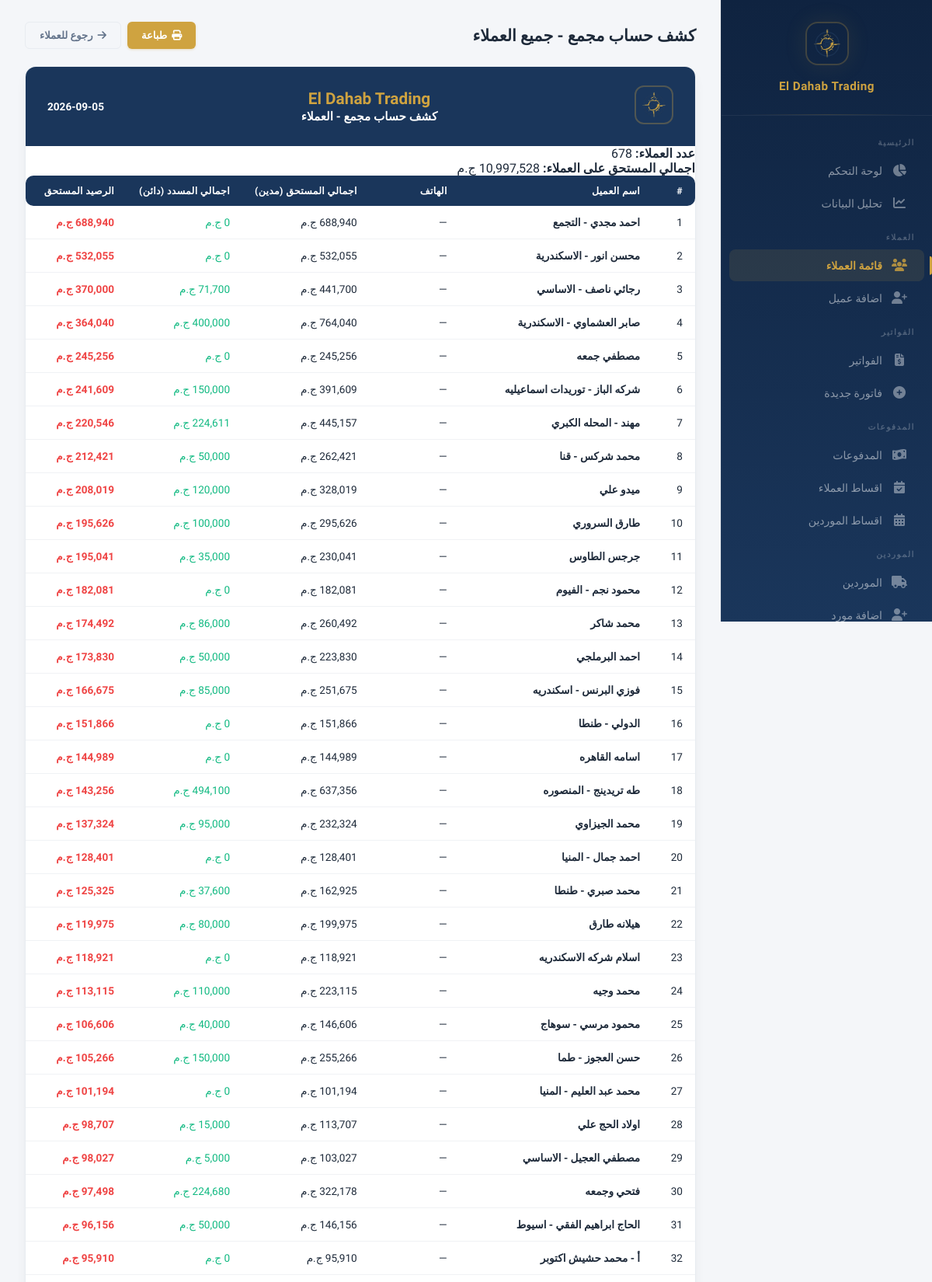
Screenshot of /reports/customers-statement (signed in, upper part) with the database file from the repository.
### models.py (models this page shows, shortened)
class Customer(db.Model):
    __tablename__ = 'customers'
    id = db.Column(db.Integer, primary_key=True)
    name = db.Column(db.String(200), nullable=False)
    phone = db.Column(db.String(50))
    address = db.Column(db.Text)
    account_type = db.Column(db.String(50), nullable=False, default='sales')
    notes = db.Column(db.Text)
    created_at = db.Column(db.DateTime, default=datetime.utcnow)
    invoices = db.relationship('Invoice', backref='customer', lazy=True)
    payments = db.relationship('Payment', backref='customer', lazy=True)
    returns = db.relationship('Return', backref='customer', lazy=True)
    installment_plans = db.relationship('InstallmentPlan', backref='customer', lazy=True)

### app.py (the view)
@app.route('/reports/customers-statement')
@login_required
def customers_statement_all():
    customers = Customer.query.order_by(Customer.name).all()
    rows = []
    for c in customers:
        entries = _customer_statement_rows(c)
        debit = sum(e['debit'] for e in entries)
        credit = sum(e['credit'] for e in entries)
        rows.append({'customer': c, 'debit': debit, 'credit': credit, 'balance': debit - credit})
    rows.sort(key=lambda r: r['balance'], reverse=True)
    return render_template('customers_statement_all.html', rows=rows,
        totals_debit=sum(r['debit'] for r in rows),
        totals_credit=sum(r['credit'] for r in rows),
        total_balance=sum(r['balance'] for r in rows),
        now=datetime.now())

### app.py (called while the page is built)
@app.context_processor
def inject_payment_methods():
    return {'PAYMENT_METHODS': PAYMENT_METHODS, 'parse_images': parse_images}

@app.before_request
def check_session_expiry():
    if 'user_id' in session and session.get('expires_at'):
        if datetime.utcnow().timestamp() > session['expires_at']:
            session.clear()
            flash('انتهت الجلسة، يرجى تسجيل الدخول مرة اخرى', 'warning')
            return redirect(url_for('login'))

@app.context_processor
def inject_user():
    if not hasattr(g, 'current_user'):
        g.current_user = db.session.get(User, session['user_id']) if 'user_id' in session else None
    return dict(current_user=g.current_user)

### models.py (called while the page is built)
    def has_permission(self, page):
        if self.is_admin:
            return True
        return any(p.page == page for p in self.permissions)

### templates/customers_statement_all.html (shortened to what this page needs)
{% extends "base.html" %}
{% block content %}
<div class="page-header no-print">
    <h1 style="font-size:1.3rem;font-weight:700;color:var(--text);">كشف حساب مجمع - جميع العملاء</h1>
    <div style="display:flex;gap:8px;">
        <button class="btn btn-gold" onclick="window.print();"><i class="fas fa-print"></i> طباعة</button>
        <a href="{{ url_for('customers_list') }}" class="btn btn-outline"><i class="fas fa-arrow-right"></i> رجوع للعملاء</a>
    </div>
</div>
<div class="invoice-print">
    <div class="invoice-print-header compact-header">
        <div>
            <img src="{{ url_for('static', filename='logo.png') }}" alt="Logo" class="compact-logo">
        </div>
        <div style="text-align:center;">
            <div class="company-name">El Dahab Trading</div>
            <div style="font-size:0.95rem;font-weight:700;color:#fff;margin-top:2px;">كشف حساب مجمع - العملاء</div>
        </div>
        <div style="text-align:left;display:flex;flex-direction:column;align-items:flex-end;gap:4px;">
            <div style="font-size:0.85rem;font-weight:800;color:#fff;">{{ now.strftime('%Y-%m-%d') }}</div>
        </div>
    </div>
    <div class="compact-info">
        <div><strong>عدد العملاء:</strong> {{ rows|length }}</div>
        <div><strong>اجمالي المستحق على العملاء:</strong> {{ "{:,.0f}".format(total_balance) }} ج.م</div>
    </div>
    <div class="invoice-items-area">
        <table class="compact-table statement-table">
            <thead>
                <tr>
                    <th style="width:40px;">#</th>
                    <th>اسم العميل</th>
                    <th style="width:110px;">الهاتف</th>
                    <th style="width:120px;">اجمالي المستحق (مدين)</th>
                    <th style="width:120px;">اجمالي المسدد (دائن)</th>
                    <th style="width:130px;">الرصيد المستحق</th>
                </tr>
            </thead>
            <tbody>
                {% for r in rows %}
                <tr>
                    <td>{{ loop.index }}</td>
                    <td style="font-weight:600;">{{ r.customer.name }}</td>
                    <td>{{ r.customer.phone or '—' }}</td>
                    <td>{{ "{:,.0f}".format(r.debit) }} ج.م</td>
                    <td class="text-success">{{ "{:,.0f}".format(r.credit) }} ج.م</td>
                    <td style="font-weight:800;" class="{{ 'text-danger' if r.balance > 0 else ('text-success' if r.balance < 0 else '') }}">{{ "{:,.0f}".format(r.balance) }} ج.م</td>
                </tr>
                {% endfor %}
            </tbody>
        </table>
    </div>
</div>
{% endblock %}

### static/css/style.css (style rules this page uses)
:root { --gold: #cfa340; --gold-light: #e8c96a; --gold-dark: #b8892e; --gold-glow: rgba(207, 163, 64, 0.15); --navy: #1a365b; --navy-light: #264a7a; --navy-dark: #0f2340; --bg: #f4f6f9; --card: #ffffff; --card-hover: #fafbfd; --border: #e8ecf1; --border-light: #f0f2f5; --text: #1e2a3a; --text-secondary: #64748b; --text-muted: #94a3b8; --success: #10b981; --success-bg: rgba(16, 185, 129, 0.08); --danger: #ef4444; --danger-bg: rgba(239, 68, 68, 0.08); --warning: #f59e0b; --warning-bg: rgba(245, 158, 11, 0.08); --info: #3b82f6; --info-bg: rgba(59, 130, 246, 0.08); --sidebar-w: 272px; --shadow-xs: 0 1px 2px rgba(0,0,0,0.04); --shadow-sm: 0 1px 3px rgba(0,0,0,0.06), 0 1px 2px rgba(0,0,0,0.04); --shadow-md: 0 4px 6px -1px rgba(0,0,0,0.07), 0 2px 4px -2px rgba(0,0,0,0.05); --shadow-lg: 0 10px 15px -3px rgba(0,0,0,0.08), 0 4px 6px -4px rgba(0,0,0,0.04); --shadow-xl: 0 20px 25px -5px rgba(0,0,0,0.08), 0 8px 10px -6px rgba(0,0,0,0.04); --shadow-card: 0 1px 3px rgba(0,0,0,0.04), 0 1px 2px rgba(0,0,0,0.03); --shadow-card-hover: 0 10px 40px rgba(0,0,0,0.08); --radius: 14px; --radius-sm: 10px; --radius-xs: 6px; --transition: all 0.2s cubic-bezier(0.4, 0, 0.2, 1); }
* { margin: 0; padding: 0; box-sizing: border-box; }
html { scroll-behavior: smooth; }
body { font-family: 'IBM Plex Sans Arabic', -apple-system, BlinkMacSystemFont, sans-serif; background: var(--bg); color: var(--text); direction: rtl; min-height: 100vh; -webkit-font-smoothing: antialiased; -moz-osx-font-smoothing: grayscale; }
table { width: 100%; border-collapse: collapse; }
table thead th { background: var(--navy); color: #fff; padding: 12px 16px; font-size: 0.78rem; font-weight: 600; text-align: right; white-space: nowrap; letter-spacing: 0.3px; text-transform: uppercase; }
table thead th:first-child { border-radius: 0 var(--radius-sm) var(--radius-sm) 0; }
table thead th:last-child { border-radius: var(--radius-sm) 0 0 var(--radius-sm); }
table tbody td { padding: 13px 16px; border-bottom: 1px solid var(--border-light); font-size: 0.85rem; color: var(--text); }
table tbody tr { transition: var(--transition); }
.btn { display: inline-flex; align-items: center; gap: 6px; padding: 9px 18px; border: none; border-radius: var(--radius-xs); font-family: inherit; font-weight: 600; font-size: 0.82rem; cursor: pointer; transition: var(--transition); text-decoration: none; white-space: nowrap; }
.btn-gold { background: var(--gold); color: #fff; box-shadow: 0 1px 3px rgba(207,163,64,0.3); }
.btn-outline { background: transparent; border: 1.5px solid var(--border); color: var(--text-secondary); }
.invoice-print { background: #fff; border: 1px solid var(--border); border-radius: var(--radius); overflow: hidden; box-shadow: var(--shadow-lg); }
.invoice-print-header { background: var(--navy); color: #fff; padding: 24px 28px; display: flex; justify-content: space-between; align-items: center; }
.invoice-print-header img { width: 50px; height: 50px; border-radius: 12px; border: 2px solid rgba(207,163,64,0.3); object-fit: cover; }
.invoice-print-header .company-name { font-size: 1.3rem; font-weight: 700; color: var(--gold); }
.page-header { display: flex; justify-content: space-between; align-items: center; margin-bottom: 22px; gap: 12px; }
.page-header h1 { margin: 0; }
.text-success { color: var(--success); }
.text-danger { color: var(--danger); }

### rows the page displays
Customer: customer.name "احمد مجدي - التجمع", customer "—"
Customer: customer.name "محسن انور - الاسكندرية", customer "—"
Customer: customer.name "رجائي ناصف - الاساسي", customer "—"
Customer: customer.name "صابر العشماوي - الاسكندرية", customer "—"
Customer: customer.name "مصطفي جمعه", customer "—"
Customer: customer.name "شركه الباز - توريدات اسماعيليه", customer "—"
Customer: customer.name "مهند - المحله الكبري", customer "—"
Customer: customer.name "محمد شركس - قنا", customer "—"
Customer: customer.name "ميدو علي", customer "—"
Customer: customer.name "طارق السروري", customer "—"
Customer: customer.name "جرجس الطاوس", customer "—"
Customer: customer.name "محمود نجم - الفيوم", customer "—"
Customer: customer.name "محمد شاكر", customer "—"
Customer: customer.name "احمد البرملجي", customer "—"
Customer: customer.name "فوزي البرنس - اسكندريه", customer "—"
Customer: customer.name "الدولي - طنطا", customer "—"
Customer: customer.name "اسامه القاهره", customer "—"
Customer: customer.name "طه تريدينج - المنصوره", customer "—"
Customer: customer.name "محمد الجيزاوي", customer "—"
Customer: customer.name "احمد جمال - المنيا", customer "—"
Customer: customer.name "محمد صبري - طنطا", customer "—"
Customer: customer.name "هيلانه طارق", customer "—"
Customer: customer.name "اسلام شركه الاسكندريه", customer "—"
Customer: customer.name "محمد وجيه", customer "—"
Customer: customer.name "محمود مرسي - سوهاج", customer "—"
Customer: customer.name "حسن العجوز - طما", customer "—"
Customer: customer.name "محمد عبد العليم - المنيا", customer "—"
Customer: customer.name "اولاد الحج علي", customer "—"
Customer: customer.name "مصطفي العجيل - الاساسي", customer "—"
Customer: customer.name "فتحي وجمعه", customer "—"
Customer: customer.name "الحاج ابراهيم الفقي - اسيوط", customer "—"
Customer: customer.name "أ - محمد حشيش اكتوبر", customer "—"

### other values shown
{{ rows|length }} "678"
{{ "{:,.0f}".format(total_balance) }} "10,997,528"
{{ "{:,.0f}".format(r.debit) }} "688,940" "532,055" "441,700" "764,040" "245,256" "391,609" "445,157" "262,421" "328,019" "295,626" "230,041" "182,081" "260,492" "223,830" "251,675" "151,866" "144,989" "637,356" "232,324" "128,401" "162,925" "199,975" "118,921" "223,115" "146,606" "255,266" "101,194" "113,707" "103,027" "322,178" "146,156" "95,910"
{{ "{:,.0f}".format(r.balance) }} "688,940" "532,055" "370,000" "364,040" "245,256" "241,609" "220,546" "212,421" "208,019" "195,626" "195,041" "182,081" "174,492" "173,830" "166,675" "151,866" "144,989" "143,256" "137,324" "128,401" "125,325" "119,975" "118,921" "113,115" "106,606" "105,266" "101,194" "98,707" "98,027" "97,498" "96,156" "95,910"
{{ "{:,.0f}".format(r.credit) }} "71,700" "50,000" "35,000" "86,000" "50,000" "85,000" "95,000" "37,600" "80,000" "40,000" "15,000" "5,000" "50,000"
